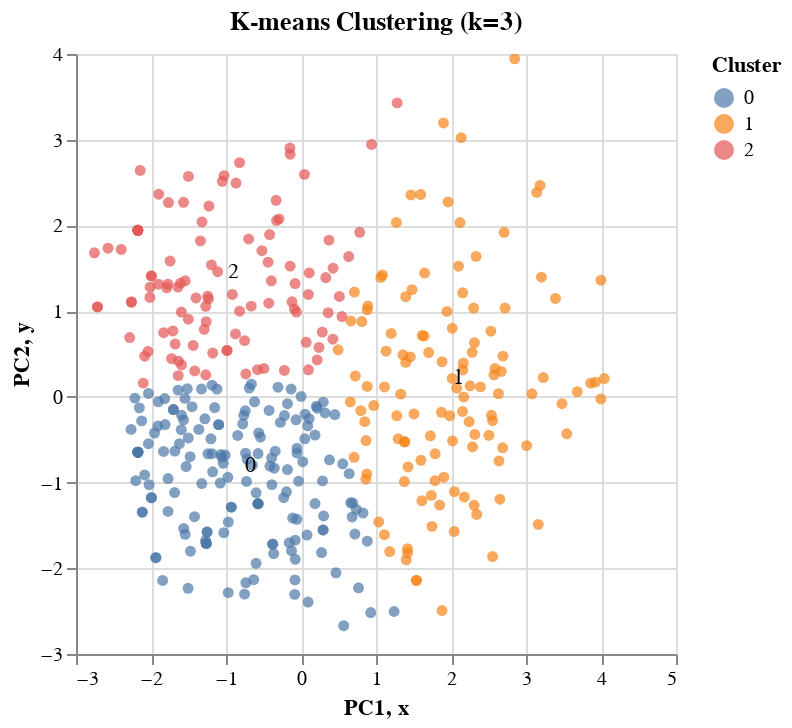

The notebook cell saved with this chart:
### Code cell
chart = alt.Chart(pca_df, title=f'K-means Clustering (k={optimal_k})').mark_circle().encode(
    x='PC1',
    y='PC2',
    color='Cluster:N', 
    tooltip=['PC1', 'PC2', 'Cluster']
).interactive()

# Add labels to the clusters
cluster_centers = kmeans.cluster_centers_
text = alt.Chart({'values': [{'x': c[0], 'y': c[1], 'label': i} for i, c in enumerate(cluster_centers)]}).mark_text(
    align='center',
    baseline='middle',
    dx=5,
    dy=-5,
).encode(
    x='x:Q',
    y='y:Q',
    text='label:N'
)

# Combine the scatter plot and text labels
final_chart = chart + text
# Display the chart
final_chart.show()

### Figure 1 — Vega-Lite specification as saved in the notebook (floating-point values rounded to 4 significant figures; data arrays with more than 128 entries replaced by an {"elided": "..."} marker saying what was removed)
{"config": {"view": {"continuousWidth": 300, "continuousHeight": 300}}, "layer": [{"data": {"name": "data-74ac629236644f157f36518e8eb7fb13"}, "mark": {"type": "circle"}, "encoding": {"color": {"field": "Cluster", "type": "nominal"}, "tooltip": [{"field": "PC1", "type": "quantitative"}, {"field": "PC2", "type": "quantitative"}, {"field": "Cluster", "type": "quantitative"}], "x": {"field": "PC1", "type": "quantitative"}, "y": {"field": "PC2", "type": "quantitative"}}, "name": "view_9", "title": "K-means Clustering (k=3)"}, {"data": {"name": "data-b9b19a86c2e8f37389155333fe46cff9"}, "mark": {"type": "text", "align": "center", "baseline": "middle", "dx": 5, "dy": -5}, "encoding": {"text": {"field": "label", "type": "nominal"}, "x": {"field": "x", "type": "quantitative"}, "y": {"field": "y", "type": "quantitative"}}}], "params": [{"name": "param_67", "select": {"type": "interval", "encodings": ["x", "y"]}, "bind": "scales", "views": ["view_9"]}], "$schema": "https://vega.github.io/schema/vega-lite/v5.17.0.json", "datasets": {"data-74ac629236644f157f36518e8eb7fb13": {"elided": "396 records"}, "data-b9b19a86c2e8f37389155333fe46cff9": [{"x": -0.7986, "y": -0.9258, "label": 0}, {"x": 1.968, "y": 0.1063, "label": 1}, {"x": -1.026, "y": 1.335, "label": 2}]}}
